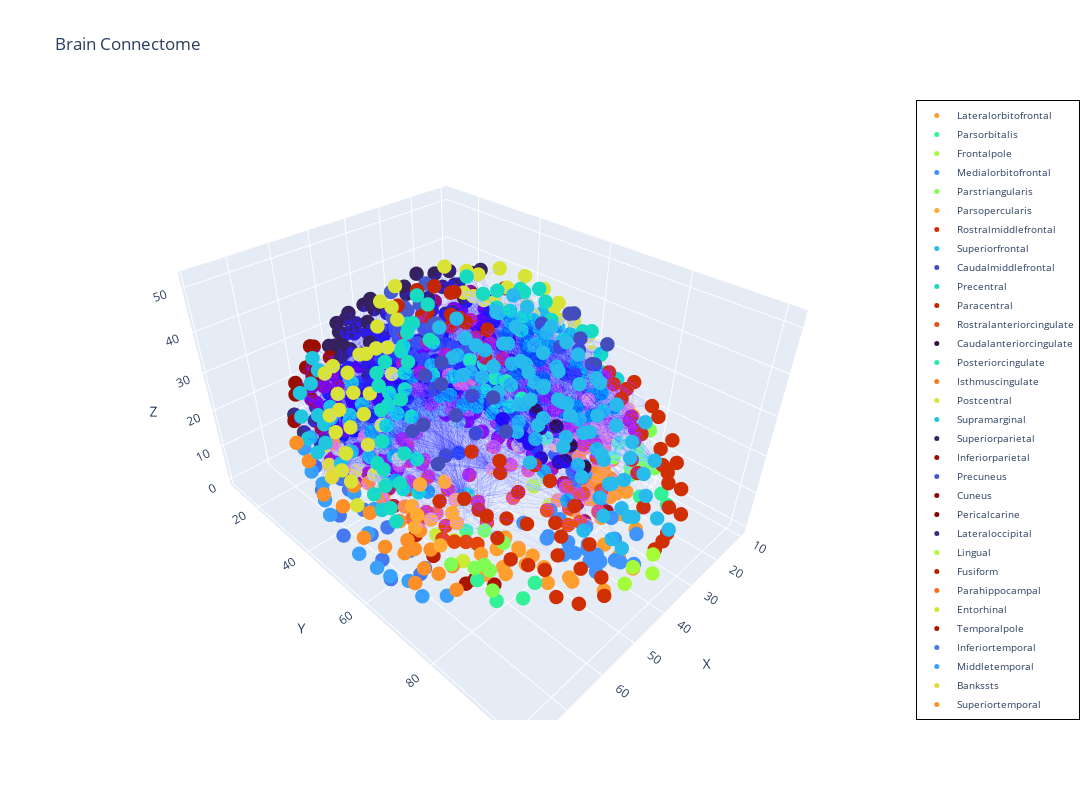

The notebook cell this image was saved under:
### Code cell
# Extract unique regions and assign colors
color_by='dn_name'
node_names = [
    canonize_key(data.get(color_by, 'Unknown'))
    for node, data in G.nodes(data=True)
]
node_colors = get_node_colors(node_names)

# Plot the connectome
plot_connectome(G, node_colors=node_colors)

### Figure 1 — Plotly figure (JSON) as saved in the notebook; plotly's stock layout.template omitted (floating-point values rounded to 4 significant figures; data arrays with more than 128 entries replaced by an {"elided": "..."} marker saying what was removed)
{"data": [{"hoverinfo": "skip", "line": {"color": "rgba(0, 0, 255, 0.1)", "width": 1}, "mode": "lines", "name": "edges", "showlegend": false, "type": "scatter3d", "x": {"elided": "33786 float values"}, "y": {"elided": "33786 float values"}, "z": {"elided": "33786 float values"}}, {"hoverinfo": "text", "marker": {"color": {"elided": "1015 str values"}, "size": 5}, "mode": "markers", "name": "nodes", "showlegend": false, "text": {"elided": "1015 str values"}, "type": "scatter3d", "x": {"elided": "1015 float values"}, "y": {"elided": "1015 float values"}, "z": {"elided": "1015 float values"}}, {"hoverinfo": "skip", "legendwidth": 3, "marker": {"color": "rgb(254, 158, 46)", "size": 5}, "mode": "markers", "name": "Lateralorbitofrontal", "type": "scatter3d", "x": [null], "y": [null], "z": [null]}, {"hoverinfo": "skip", "legendwidth": 3, "marker": {"color": "rgb(50, 241, 151)", "size": 5}, "mode": "markers", "name": "Parsorbitalis", "type": "scatter3d", "x": [null], "y": [null], "z": [null]}, {"hoverinfo": "skip", "legendwidth": 3, "marker": {"color": "rgb(164, 252, 59)", "size": 5}, "mode": "markers", "name": "Frontalpole", "type": "scatter3d", "x": [null], "y": [null], "z": [null]}, {"hoverinfo": "skip", "legendwidth": 3, "marker": {"color": "rgb(65, 147, 254)", "size": 5}, "mode": "markers", "name": "Medialorbitofrontal", "type": "scatter3d", "x": [null], "y": [null], "z": [null]}, {"hoverinfo": "skip", "legendwidth": 3, "marker": {"color": "rgb(128, 254, 83)", "size": 5}, "mode": "markers", "name": "Parstriangularis", "type": "scatter3d", "x": [null], "y": [null], "z": [null]}, {"hoverinfo": "skip", "legendwidth": 3, "marker": {"color": "rgb(253, 171, 51)", "size": 5}, "mode": "markers", "name": "Parsopercularis", "type": "scatter3d", "x": [null], "y": [null], "z": [null]}, {"hoverinfo": "skip", "legendwidth": 3, "marker": {"color": "rgb(208, 47, 4)", "size": 5}, "mode": "markers", "name": "Rostralmiddlefrontal", "type": "scatter3d", "x": [null], "y": [null], "z": [null]}, {"hoverinfo": "skip", "legendwidth": 3, "marker": {"color": "rgb(40, 187, 235)", "size": 5}, "mode": "markers", "name": "Superiorfrontal", "type": "scatter3d", "x": [null], "y": [null], "z": [null]}, {"hoverinfo": "skip", "legendwidth": 3, "marker": {"color": "rgb(67, 78, 186)", "size": 5}, "mode": "markers", "name": "Caudalmiddlefrontal", "type": "scatter3d", "x": [null], "y": [null], "z": [null]}, {"hoverinfo": "skip", "legendwidth": 3, "marker": {"color": "rgb(23, 220, 194)", "size": 5}, "mode": "markers", "name": "Precentral", "type": "scatter3d", "x": [null], "y": [null], "z": [null]}, {"hoverinfo": "skip", "legendwidth": 3, "marker": {"color": "rgb(197, 38, 2)", "size": 5}, "mode": "markers", "name": "Paracentral", "type": "scatter3d", "x": [null], "y": [null], "z": [null]}, {"hoverinfo": "skip", "legendwidth": 3, "marker": {"color": "rgb(234, 80, 13)", "size": 5}, "mode": "markers", "name": "Rostralanteriorcingulate", "type": "scatter3d", "x": [null], "y": [null], "z": [null]}, {"hoverinfo": "skip", "legendwidth": 3, "marker": {"color": "rgb(48, 18, 59)", "size": 5}, "mode": "markers", "name": "Caudalanteriorcingulate", "type": "scatter3d", "x": [null], "y": [null], "z": [null]}, {"hoverinfo": "skip", "legendwidth": 3, "marker": {"color": "rgb(34, 235, 169)", "size": 5}, "mode": "markers", "name": "Posteriorcingulate", "type": "scatter3d", "x": [null], "y": [null], "z": [null]}, {"hoverinfo": "skip", "legendwidth": 3, "marker": {"color": "rgb(250, 125, 32)", "size": 5}, "mode": "markers", "name": "Isthmuscingulate", "type": "scatter3d", "x": [null], "y": [null], "z": [null]}, {"hoverinfo": "skip", "legendwidth": 3, "marker": {"color": "rgb(216, 227, 53)", "size": 5}, "mode": "markers", "name": "Postcentral", "type": "scatter3d", "x": [null], "y": [null], "z": [null]}, {"hoverinfo": "skip", "legendwidth": 3, "marker": {"color": "rgb(32, 198, 223)", "size": 5}, "mode": "markers", "name": "Supramarginal", "type": "scatter3d", "x": [null], "y": [null], "z": [null]}, {"hoverinfo": "skip", "legendwidth": 3, "marker": {"color": "rgb(54, 33, 95)", "size": 5}, "mode": "markers", "name": "Superiorparietal", "type": "scatter3d", "x": [null], "y": [null], "z": [null]}, {"hoverinfo": "skip", "legendwidth": 3, "marker": {"color": "rgb(154, 14, 1)", "size": 5}, "mode": "markers", "name": "Inferiorparietal", "type": "scatter3d", "x": [null], "y": [null], "z": [null]}, {"hoverinfo": "skip", "legendwidth": 3, "marker": {"color": "rgb(69, 91, 206)", "size": 5}, "mode": "markers", "name": "Precuneus", "type": "scatter3d", "x": [null], "y": [null], "z": [null]}, {"hoverinfo": "skip", "legendwidth": 3, "marker": {"color": "rgb(139, 9, 1)", "size": 5}, "mode": "markers", "name": "Cuneus", "type": "scatter3d", "x": [null], "y": [null], "z": [null]}, {"hoverinfo": "skip", "legendwidth": 3, "marker": {"color": "rgb(122, 4, 2)", "size": 5}, "mode": "markers", "name": "Pericalcarine", "type": "scatter3d", "x": [null], "y": [null], "z": [null]}, {"hoverinfo": "skip", "legendwidth": 3, "marker": {"color": "rgb(59, 47, 127)", "size": 5}, "mode": "markers", "name": "Lateraloccipital", "type": "scatter3d", "x": [null], "y": [null], "z": [null]}, {"hoverinfo": "skip", "legendwidth": 3, "marker": {"color": "rgb(177, 248, 54)", "size": 5}, "mode": "markers", "name": "Lingual", "type": "scatter3d", "x": [null], "y": [null], "z": [null]}, {"hoverinfo": "skip", "legendwidth": 3, "marker": {"color": "rgb(185, 30, 1)", "size": 5}, "mode": "markers", "name": "Fusiform", "type": "scatter3d", "x": [null], "y": [null], "z": [null]}, {"hoverinfo": "skip", "legendwidth": 3, "marker": {"color": "rgb(247, 110, 26)", "size": 5}, "mode": "markers", "name": "Parahippocampal", "type": "scatter3d", "x": [null], "y": [null], "z": [null]}, {"hoverinfo": "skip", "legendwidth": 3, "marker": {"color": "rgb(205, 235, 52)", "size": 5}, "mode": "markers", "name": "Entorhinal", "type": "scatter3d", "x": [null], "y": [null], "z": [null]}, {"hoverinfo": "skip", "legendwidth": 3, "marker": {"color": "rgb(169, 21, 1)", "size": 5}, "mode": "markers", "name": "Temporalpole", "type": "scatter3d", "x": [null], "y": [null], "z": [null]}, {"hoverinfo": "skip", "legendwidth": 3, "marker": {"color": "rgb(70, 120, 240)", "size": 5}, "mode": "markers", "name": "Inferiortemporal", "type": "scatter3d", "x": [null], "y": [null], "z": [null]}, {"hoverinfo": "skip", "legendwidth": 3, "marker": {"color": "rgb(59, 160, 252)", "size": 5}, "mode": "markers", "name": "Middletemporal", "type": "scatter3d", "x": [null], "y": [null], "z": [null]}, {"hoverinfo": "skip", "legendwidth": 3, "marker": {"color": "rgb(227, 218, 55)", "size": 5}, "mode": "markers", "name": "Bankssts", "type": "scatter3d", "x": [null], "y": [null], "z": [null]}, {"hoverinfo": "skip", "legendwidth": 3, "marker": {"color": "rgb(253, 143, 40)", "size": 5}, "mode": "markers", "name": "Superiortemporal", "type": "scatter3d", "x": [null], "y": [null], "z": [null]}, {"hoverinfo": "skip", "legendwidth": 3, "marker": {"color": "rgb(26, 209, 210)", "size": 5}, "mode": "markers", "name": "Transversetemporal", "type": "scatter3d", "x": [null], "y": [null], "z": [null]}, {"hoverinfo": "skip", "legendwidth": 3, "marker": {"color": "rgb(227, 68, 10)", "size": 5}, "mode": "markers", "name": "Insula", "type": "scatter3d", "x": [null], "y": [null], "z": [null]}, {"hoverinfo": "skip", "legendwidth": 3, "marker": {"color": "rgb(69, 132, 249)", "size": 5}, "mode": "markers", "name": "Right-thalamus-proper", "type": "scatter3d", "x": [null], "y": [null], "z": [null]}, {"hoverinfo": "skip", "legendwidth": 3, "marker": {"color": "rgb(109, 253, 98)", "size": 5}, "mode": "markers", "name": "Right-caudate", "type": "scatter3d", "x": [null], "y": [null], "z": [null]}, {"hoverinfo": "skip", "legendwidth": 3, "marker": {"color": "rgb(244, 196, 58)", "size": 5}, "mode": "markers", "name": "Right-putamen", "type": "scatter3d", "x": [null], "y": [null], "z": [null]}, {"hoverinfo": "skip", "legendwidth": 3, "marker": {"color": "rgb(64, 64, 161)", "size": 5}, "mode": "markers", "name": "Right-pallidum", "type": "scatter3d", "x": [null], "y": [null], "z": [null]}, {"hoverinfo": "skip", "legendwidth": 3, "marker": {"color": "rgb(190, 243, 52)", "size": 5}, "mode": "markers", "name": "Right-accumbens-area", "type": "scatter3d", "x": [null], "y": [null], "z": [null]}, {"hoverinfo": "skip", "legendwidth": 3, "marker": {"color": "rgb(237, 207, 57)", "size": 5}, "mode": "markers", "name": "Right-hippocampus", "type": "scatter3d", "x": [null], "y": [null], "z": [null]}, {"hoverinfo": "skip", "legendwidth": 3, "marker": {"color": "rgb(146, 254, 70)", "size": 5}, "mode": "markers", "name": "Right-amygdala", "type": "scatter3d", "x": [null], "y": [null], "z": [null]}, {"hoverinfo": "skip", "legendwidth": 3, "marker": {"color": "rgb(70, 107, 227)", "size": 5}, "mode": "markers", "name": "Left-thalamus-proper", "type": "scatter3d", "x": [null], "y": [null], "z": [null]}, {"hoverinfo": "skip", "legendwidth": 3, "marker": {"color": "rgb(249, 186, 56)", "size": 5}, "mode": "markers", "name": "Left-caudate", "type": "scatter3d", "x": [null], "y": [null], "z": [null]}, {"hoverinfo": "skip", "legendwidth": 3, "marker": {"color": "rgb(26, 228, 182)", "size": 5}, "mode": "markers", "name": "Left-putamen", "type": "scatter3d", "x": [null], "y": [null], "z": [null]}, {"hoverinfo": "skip", "legendwidth": 3, "marker": {"color": "rgb(66, 246, 135)", "size": 5}, "mode": "markers", "name": "Left-pallidum", "type": "scatter3d", "x": [null], "y": [null], "z": [null]}, {"hoverinfo": "skip", "legendwidth": 3, "marker": {"color": "rgb(242, 96, 20)", "size": 5}, "mode": "markers", "name": "Left-accumbens-area", "type": "scatter3d", "x": [null], "y": [null], "z": [null]}, {"hoverinfo": "skip", "legendwidth": 3, "marker": {"color": "rgb(51, 172, 246)", "size": 5}, "mode": "markers", "name": "Left-hippocampus", "type": "scatter3d", "x": [null], "y": [null], "z": [null]}, {"hoverinfo": "skip", "legendwidth": 3, "marker": {"color": "rgb(85, 250, 118)", "size": 5}, "mode": "markers", "name": "Left-amygdala", "type": "scatter3d", "x": [null], "y": [null], "z": [null]}, {"hoverinfo": "skip", "legendwidth": 3, "marker": {"color": "rgb(219, 58, 7)", "size": 5}, "mode": "markers", "name": "Brain-stem", "type": "scatter3d", "x": [null], "y": [null], "z": [null]}], "layout": {"height": 800, "legend": {"bgcolor": "rgba(255, 255, 255, 0.7)", "bordercolor": "black", "borderwidth": 1, "font": {"size": 10}, "itemwidth": 30, "tracegroupgap": 5, "x": 1.05, "xanchor": "left", "y": 1, "yanchor": "top"}, "scene": {"xaxis": {"title": {"text": "X"}}, "yaxis": {"title": {"text": "Y"}}, "zaxis": {"title": {"text": "Z"}}}, "title": {"text": "Brain Connectome"}, "width": 1200}}
